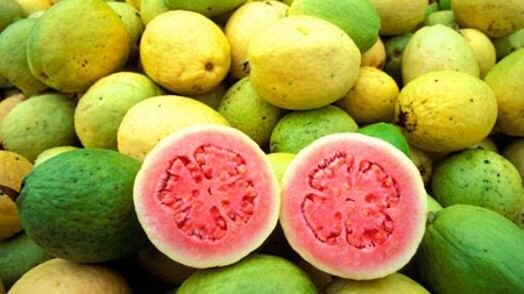
#> input picture image/goiaba-43.jpg, 524 x 294 px
$ python GoiabaSegmentation.py
#> lines starting #> are read from the running program, lines starting #| are printed output that depends on the picture; after the words box and inside, x2 and y2 are one past the last pixel; in counts of white or black regions, pixels touching at a corner belong together; long printed decimals are rounded
import matplotlib.pyplot as plt
import numpy as np
import cv2
import skimage
from skimage.metrics import peak_signal_noise_ratio

fruit_BGR = cv2.imread('./image/goiaba-43.jpg')
#> fruit_BGR is the input picture: shape (294, 524, 3); mean B, G, R 64.6, 148.1, 164.7
fruit_RGB = cv2.cvtColor(fruit_BGR, cv2.COLOR_BGR2RGB)
fruit_gray = cv2.cvtColor(fruit_BGR, cv2.COLOR_BGR2GRAY)
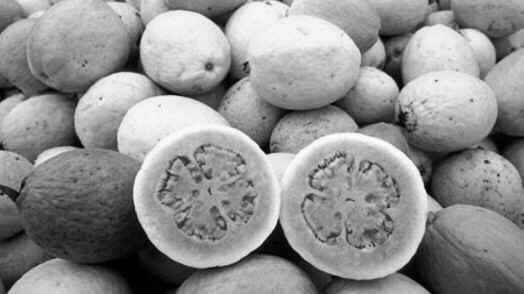
#> fruit_gray: shape (294, 524); min 0, max 253, mean 143.5

ground_truth_BGRA = cv2.imread('./image/groundtruth.png', cv2.IMREAD_UNCHANGED)  # In order to add a black background to
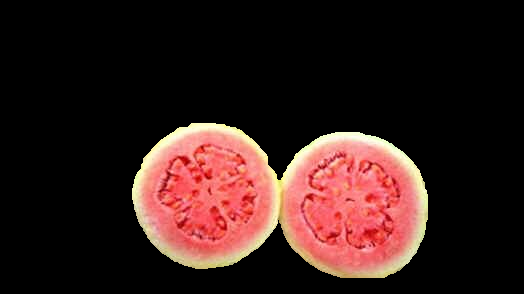
#> input picture image/groundtruth.png, 524 x 294 px
#> ground_truth_BGRA is the input picture: shape (294, 524, 4); mean B, G, R, A 27.2, 30.1, 53.2, 55.7
# the ground truth, I need to import the alpha channel (represents the degree of transparency) -> BGRA

# Make mask of where the transparent bits are and replace with black bits
trans_mask = ground_truth_BGRA[:, :, 3] == 0
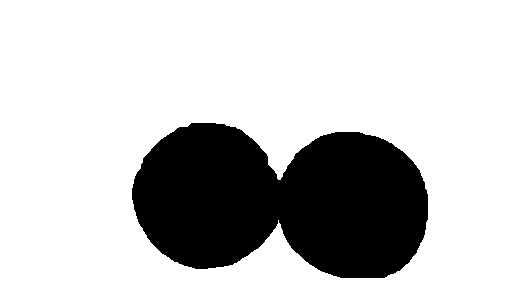
#> trans_mask: shape (294, 524) bool; 77.6% white; 1 black region, box (x1, y1, x2, y2) and area: (132, 123, 428, 278) 34432
ground_truth_BGRA[trans_mask] = [0, 0, 0, 0]
# New image without alpha channel
ground_truth_RGB = cv2.cvtColor(ground_truth_BGRA, cv2.COLOR_BGRA2RGB)

plt.figure()
plt.subplot(1, 3, 1)
plt.imshow(fruit_RGB)
plt.axis('off')
plt.title('Original Image')

plt.subplot(1, 3, 2)
plt.imshow(ground_truth_RGB)
plt.axis('off')
plt.title('Ground Truth')

plt.subplot(1, 3, 3)
plt.imshow(fruit_gray, cmap='gray')
plt.axis('off')
plt.title('Fruit in GrayScale')
plt.show()

# Otsu's Method
# Calculate the Otsu's Threshold
threshold_otsu, result_otsu = cv2.threshold(fruit_gray, 0, 255, cv2.THRESH_OTSU)
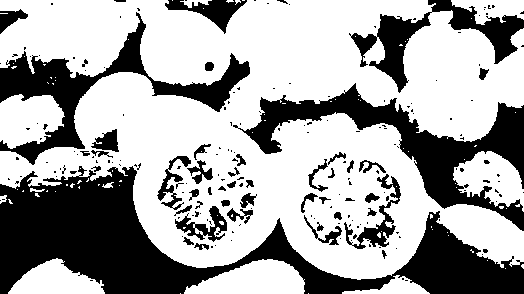
#> result_otsu: shape (294, 524); 65.1% white; 202 black regions (155 under 20 px), largest, box (x1, y1, x2, y2) and area: (0, 166, 524, 294) 24623, (233, 83, 524, 231) 10188, (0, 12, 250, 165) 7530
#> threshold_otsu = 127
print("Obtained Threshold: ", threshold_otsu)
#| Obtained Threshold:  127.0
result_otsu_RGB = cv2.cvtColor(result_otsu, cv2.COLOR_GRAY2RGB)

# Final Image
plt.figure()
plt.imshow(result_otsu_RGB)
plt.axis('off')
plt.title("Thresholded with Otsu's Method")
plt.show()

# Metric
SNR_otsu = skimage.metrics.peak_signal_noise_ratio(ground_truth_RGB, result_otsu_RGB)
#> SNR_otsu = 3.01
print("The peak signal to noise ratio, for Otsu's method, is:", SNR_otsu)
#| The peak signal to noise ratio, for Otsu's method, is: 3.013


# Color Segmentation
fruit_HSV = cv2.cvtColor(fruit_BGR, cv2.COLOR_BGR2HSV)
#> fruit_HSV: shape (294, 524, 3); mean H, S, V 37.8, 174.9, 177.2

# HSV ranges between (0-180, 0-255, 0-255)
maxi = 0
max_i = -1
for i in range(0, 180, 10):
    light = (i, 0, 20)
    dark = (i+10, 255, 255)
    mask = cv2.inRange(fruit_HSV, light, dark)
    result = cv2.bitwise_and(fruit_RGB, fruit_RGB, mask=mask)
    SNR = skimage.metrics.peak_signal_noise_ratio(ground_truth_RGB, result)
    if SNR > maxi:
        max_i = i
    print("The peak signal to noise ratio, for H =", i, "is: ", SNR)
#> this loop made 18 passes
#> SNR on passes 1 to 12: 12.42, 10.1, 6.52, 7.05, 8.67, 9.35, 9.63, 9.65, 9.65, 9.65, 9.65, 9.65
#| The peak signal to noise ratio, for H = 0 is:  12.420
#| The peak signal to noise ratio, for H = 10 is:  10.104
#| The peak signal to noise ratio, for H = 20 is:  6.520
#| The peak signal to noise ratio, for H = 30 is:  7.050
#| The peak signal to noise ratio, for H = 40 is:  8.670
#| The peak signal to noise ratio, for H = 50 is:  9.346
#| The peak signal to noise ratio, for H = 60 is:  9.634
#| The peak signal to noise ratio, for H = 70 is:  9.648
#> (further printed lines are left out)

light = (max_i, 0, 20)
dark = (max_i+10, 255, 255)
mask = cv2.inRange(fruit_HSV, light, dark)
#> mask: shape (294, 524); 6.1% white; 71 white regions (49 under 20 px), largest, box (x1, y1, x2, y2) and area: (295, 148, 414, 264) 5581, (150, 156, 228, 249) 2330, (228, 186, 247, 223) 351
result = cv2.bitwise_and(fruit_RGB, fruit_RGB, mask=mask)

plt.figure()
plt.imshow(result)
plt.title('Segmentation using Color Masking')
plt.axis('off')
plt.show()


# If I choose the values of H near to 0-10 and 170-180, all the image is represented
light = (0, 0, 20)
dark = (10, 255, 255)
mask = cv2.inRange(fruit_HSV, light, dark)
result1 = cv2.bitwise_and(fruit_RGB, fruit_RGB, mask=mask)

light = (170, 0, 20)
dark = (180, 255, 255)
mask = cv2.inRange(fruit_HSV, light, dark)
result2 = cv2.bitwise_and(fruit_RGB, fruit_RGB, mask=mask)

result = cv2.add(result1, result2)

SNR = skimage.metrics.peak_signal_noise_ratio(ground_truth_RGB, result)
#> SNR = 14.85
print("In the second case, the peak signal to noise ratio, for H is: ", SNR)
#| In the second case, the peak signal to noise ratio, for H is:  14.852

plt.figure()
plt.imshow(result)
plt.title('Segmentation using Color Masking, but manually')
plt.axis('off')
plt.show()


# K-Means
twoDimage = fruit_RGB.reshape((-1, 3))
twoDimage = np.float32(twoDimage)

criteria = (cv2.TERM_CRITERIA_EPS + cv2.TERM_CRITERIA_MAX_ITER, 10, 1.0)
attempts = 10
K = 10

ret, label, center = cv2.kmeans(twoDimage, K, None, criteria, attempts, cv2.KMEANS_PP_CENTERS)
#> ret = 153915067.5; center = [[98.12, 158.1, 52.13], [244.8, 131.8, 126.2], [245.4, 240.1, 158.1], [192.9, 175.3, 28.76], [27.83, 24.46, 4.62], [224.5, 220.5, 84.31], [131.2, 125.7, 14.65], [151.7, 192.2, 72.61], [227, 74.46, 75.34], [70.45, 80.66, 12.71]]
center = np.uint8(center)
#> center = [[98, 158, 52], [244, 131, 126], [245, 240, 158], [192, 175, 28], [27, 24, 4], [224, 220, 84], [131, 125, 14], [151, 192, 72], [226, 74, 75], [70, 80, 12]]
res = center[label.flatten()]
result_image = res.reshape(fruit_RGB.shape)
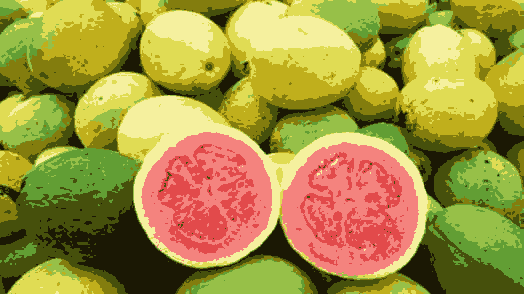
#> result_image: shape (294, 524, 3); mean R, G, B 164.1, 147.6, 64.1

plt.figure()
plt.imshow(result_image)
plt.axis('off')
plt.title('Segmented Image with K-Means')
plt.show()


# Contour Detection
ret, thresh = cv2.threshold(fruit_gray, 150, 255, cv2.THRESH_BINARY)
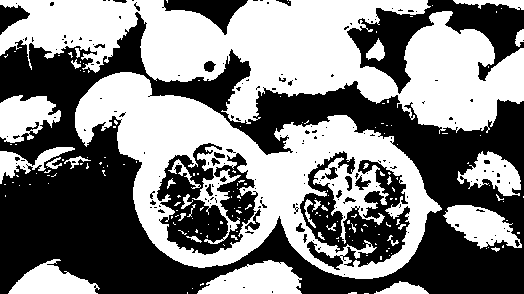
#> thresh: shape (294, 524); 50.8% white; 178 black regions (149 under 20 px)

plt.figure()
plt.imshow(thresh, cmap='gray')
plt.axis('off')
plt.title('Binary image')
plt.show()

contours, hierarchy = cv2.findContours(thresh, cv2.RETR_TREE, cv2.CHAIN_APPROX_NONE)
#> contours = 402 contours, 347 with area under 20; largest, box (x1, y1, x2, y2) and area: (75, 72, 442, 279) 42290, (0, 0, 524, 134) 34798, (156, 142, 259, 256) 6730, (299, 150, 411, 268) 6529, (197, 260, 302, 294) 2282

image_copy = fruit_RGB.copy()
cv2.drawContours(image_copy, contours, -1, (0, 255, 0), 2, cv2.LINE_AA)
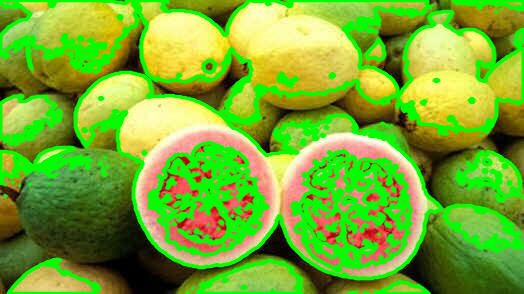
#> image_copy: shape (294, 524, 3); mean R, G, B 117.3, 173.5, 46

plt.figure()
plt.imshow(image_copy)
plt.axis('off')
plt.title('Original image with Contours')
plt.show()
